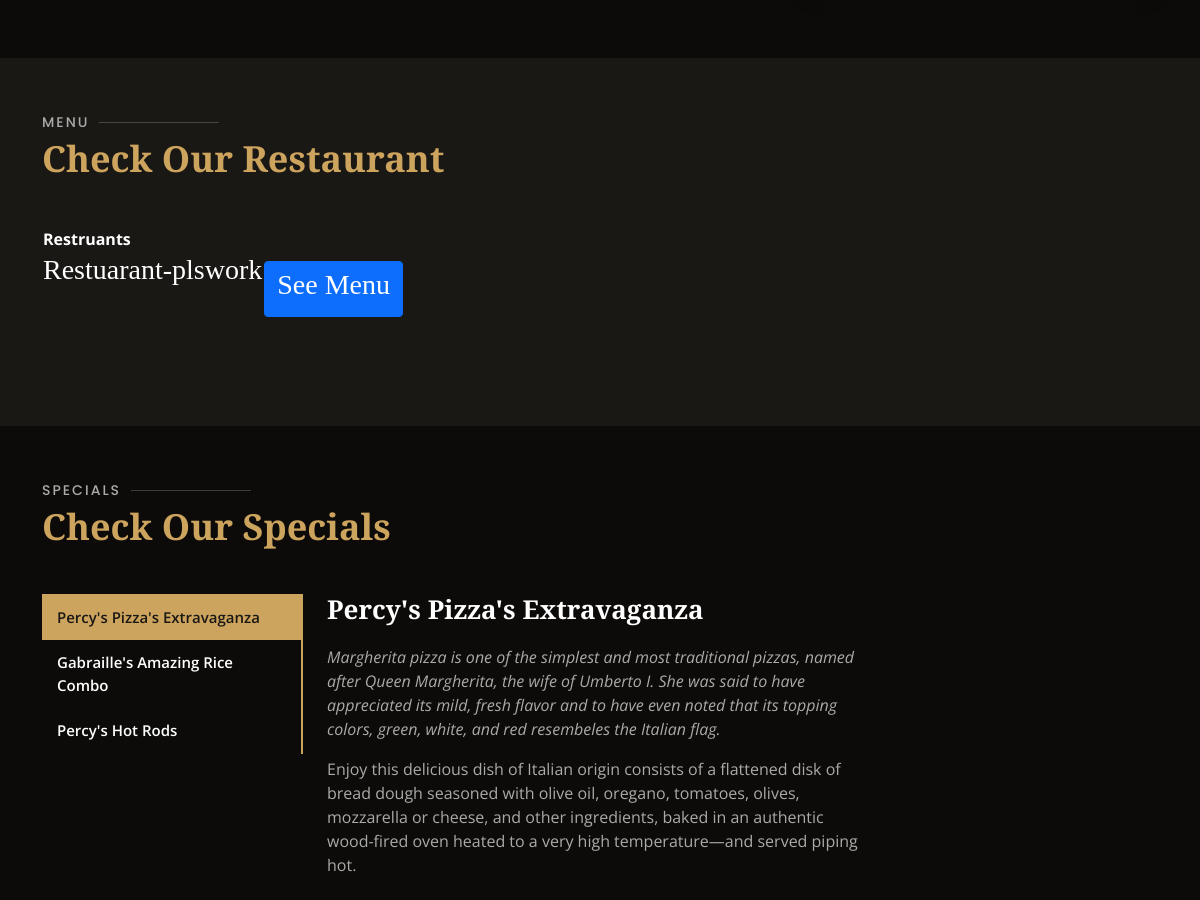
The app's page / (middle part), older data.
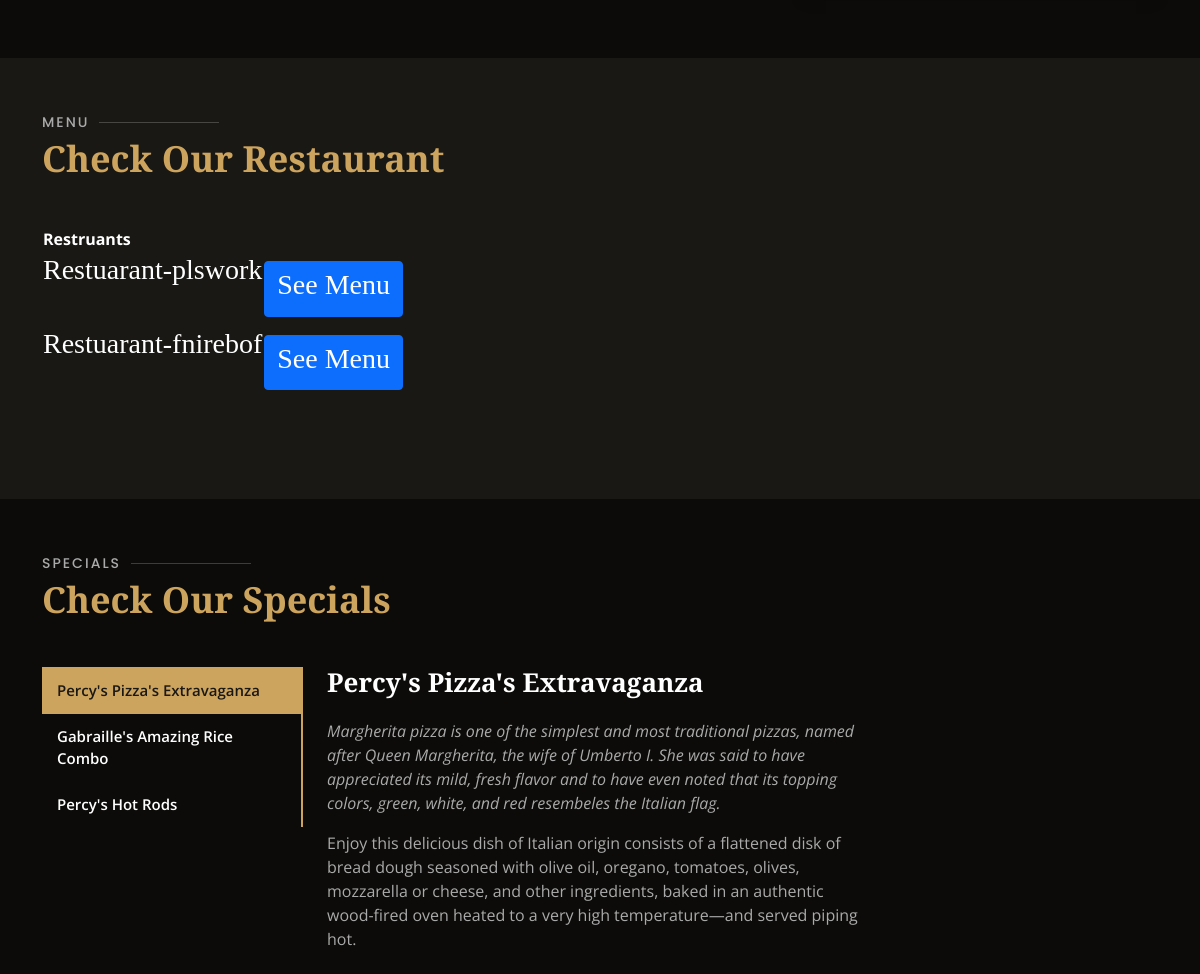
The same page, newer data.
### app/models.py (models this page shows)
class Restadmin(db.Model):
    rid = db.Column(db.Integer, primary_key=True, autoincrement=True)
    rname = db.Column(db.String(250), nullable=False)
    rmail = db.Column(db.String(250), unique=True, nullable=False)
    rmobile = db.Column(db.Integer,unique=True, nullable=False)
    raddress = db.Column(db.String(250), nullable=False)
    rpassword = db.Column(db.String, nullable=False)

### app/views.py (the view)
@app.route('/index')
@app.route("/")
def landingPage():
    return render_template('landingPage.html', restadmin=Restadmin.query.all())

### app/views.py (called while the page is built)
@app.before_request
def make_session_permanent():
    session.permanent = True
    app.permanent_session_lifetime = timedelta(minutes=1)

### app/templates/landingPage.html (shortened to what this page needs)
<!DOCTYPE html>
<html lang="en">
<head>
  <link href="../static/assets/vendor/animate.css/animate.min.css" rel="stylesheet">
  <link href="../static/assets/vendor/aos/aos.css" rel="stylesheet">
  <link href="../static/assets/vendor/bootstrap/css/bootstrap.min.css" rel="stylesheet">
  <link href="../static/assets/vendor/bootstrap-icons/bootstrap-icons.css" rel="stylesheet">
  <link href="../static/assets/vendor/boxicons/css/boxicons.min.css" rel="stylesheet">
  <link href="../static/assets/vendor/glightbox/css/glightbox.min.css" rel="stylesheet">
  <link href="../static/assets/vendor/swiper/swiper-bundle.min.css" rel="stylesheet">
  <link href="../static/default1.css" rel="stylesheet">
  <link rel="stylesheet" type="text/css"  href="../static/assets/vendor/bootstrap/css/bootstrap.css">
  <link href="../static/landingPage.css" rel="stylesheet">
</head>
<body>
  <main id="main">
    <section id="why-us" class="why-us">
    </section>
   <section id="menu" class="menu section-bg">
    <div class="container" data-aos="fade-up">
      <div class="section-title">
        <h2>Menu</h2>
        <p>Check Our Restaurant</p>
      </div>
      <div id="portfolio">
        <div class="section-title ">
           <table >
            <tr>
             <td> <b> Restruants </b>  </td>
             <td> <b> </b>  </td>
            </tr>
   <tr>{% for i in restadmin %}
        <div class="row">
                <div class="hover-bg">
                  <div class="hover-text">
                   <td>
                        <h3>Restuarant-{{ i.rname }}</h3>
                      </td><td>
                      <button class="btn btn-primary text-center"  onclick="plslogin()"> <h3>See Menu</h3></button>
                     </td>
                    </tr>
            </div>
         {% endfor %}
     </div>
    </div>
  </section>
    <section id="specials" class="specials">
      <div class="container" data-aos="fade-up">
        <div class="section-title">
          <h2>Specials</h2>
          <p>Check Our Specials</p>
        </div>
        <div class="row" data-aos="fade-up" data-aos-delay="100">
          <div class="col-lg-3">
            <ul class="nav nav-tabs flex-column">
              <li class="nav-item">
                <a class="nav-link active show" data-bs-toggle="tab" href="#tab-1">Percy's Pizza's Extravaganza</a>
              </li>
              <li class="nav-item">
                <a class="nav-link" data-bs-toggle="tab" href="#tab-2">Gabraille's Amazing Rice Combo</a>
              </li>
              <li class="nav-item">
                <a class="nav-link" data-bs-toggle="tab" href="#tab-3">Percy's Hot Rods</a>
              </li>
            </ul>
          </div>
          <div class="col-lg-9 mt-4 mt-lg-0">
            <div class="tab-content">
              <div class="tab-pane active show" id="tab-1">
                <div class="row">
                  <div class="col-lg-8 details order-2 order-lg-1">
                    <h3>Percy's Pizza's Extravaganza</h3>
                    <p class="fst-italic">Margherita pizza is one of the simplest and most traditional pizzas, named after Queen Margherita, the wife of Umberto I. She was said to have appreciated its mild, fresh flavor and to have even noted that its topping colors, green, white, and red resembeles the Italian flag.</p>
                    <p>Enjoy this delicious dish of Italian origin consists of a flattened disk of bread dough seasoned with olive oil, oregano, tomatoes, olives, mozzarella or cheese, and other ingredients, baked in an authentic wood-fired oven heated to a very high temperature—and served piping hot.</p></p>
                  </div>
                  <div class="col-lg-4 text-center order-1 order-lg-2">
                  </div>
                </div>
              </div>
          </div>
        </div>
      </div>
    </section>
  </main>
</body>
</html>

Row changes from the older to the newer data that the page shows:
added Restadmin: rname "fnirebof"
